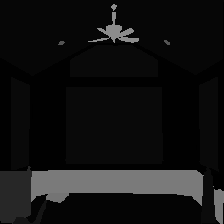
#> input picture FCN/example_result/gt_5.png, 224 x 224 px
$ jupyter execute result_color_visualization.ipynb   (shell and % lines are left out)   (older library calls are emulated)
#> lines starting #> are read from the running program, lines starting #| are printed output that depends on the picture
[cell 1]
import os
import numpy as np
import matplotlib.pyplot as plt
import ipywidgets as widgets
import IPython.display as display
from ipywidgets import Box, Layout, Image
import cv2
import matplotlib.cm as cm
import scipy.misc as misc

[cell 2]
gt1 = misc.imread('./example_result/gt_5.png')
#> gt1 is the input picture: shape (224, 224); min 0, max 140, mean 18.4
inp1 = misc.imread('./example_result/inp_5.png')
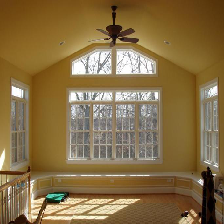
#> input picture FCN/example_result/inp_5.png, 224 x 224 px
#> inp1 is the input picture: shape (224, 224, 3); mean R, G, B 134.7, 110.8, 70
pred1 = misc.imread('./example_result/pred_5.png')
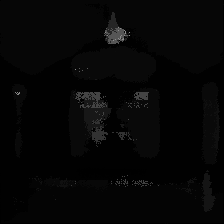
#> input picture FCN/example_result/pred_5.png, 224 x 224 px
#> pred1 is the input picture: shape (224, 224); min 0, max 140, mean 5.6
gt2 = misc.imread('./example_result/gt_6.png')
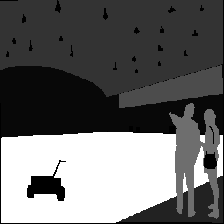
#> input picture FCN/example_result/gt_6.png, 224 x 224 px
#> gt2 is the input picture: shape (224, 224); min 0, max 30, mean 12.3
inp2 = misc.imread('./example_result/inp_6.png')
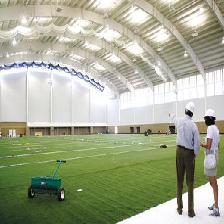
#> input picture FCN/example_result/inp_6.png, 224 x 224 px
#> inp2 is the input picture: shape (224, 224, 3); mean R, G, B 165.2, 170.5, 145.5
pred2 = misc.imread('./example_result/pred_6.png')
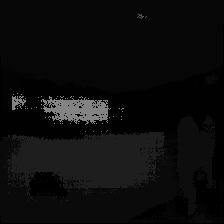
#> input picture FCN/example_result/pred_6.png, 224 x 224 px
#> pred2 is the input picture: shape (224, 224); min 0, max 131, mean 12.1

[cell 3]
box_layout = Layout(display='flex',
                    flex_flow='row',
                    border='solid',
                   width='100%',)

wImg1 = widgets.Image(layout = widgets.Layout(border="solid"), width="30%")
wImg2 = widgets.Image(layout = widgets.Layout(border="solid"), width="30%")

items1 = [wImg1, wImg2]
box1 = Box(children=items1)

tmpStream = cv2.imencode(".jpeg", inp1)[1].tostring()
wImg1.value = tmpStream

tmpStream = cv2.imencode(".jpeg", inp2)[1].tostring()
wImg2.value = tmpStream

display.display(box1)

[cell 4]
plt.figure()
#> (this line was passed over: IPython is not available in this run)
plt.imshow(gt1, cmap=cm.Paired ,vmin=0, vmax=151)
#> (this line was passed over: IPython is not available in this run)
plt.colorbar()
#> (this line was passed over: IPython is not available in this run)
plt.savefig('example_result/gt_5_color.png', bbox_inches='tight')
#> (this line was passed over: IPython is not available in this run)
plt.figure()
#> (this line was passed over: IPython is not available in this run)
plt.imshow(gt2, cmap=cm.Paired ,vmin=0, vmax=151)
#> (this line was passed over: IPython is not available in this run)
plt.colorbar()
#> (this line was passed over: IPython is not available in this run)
